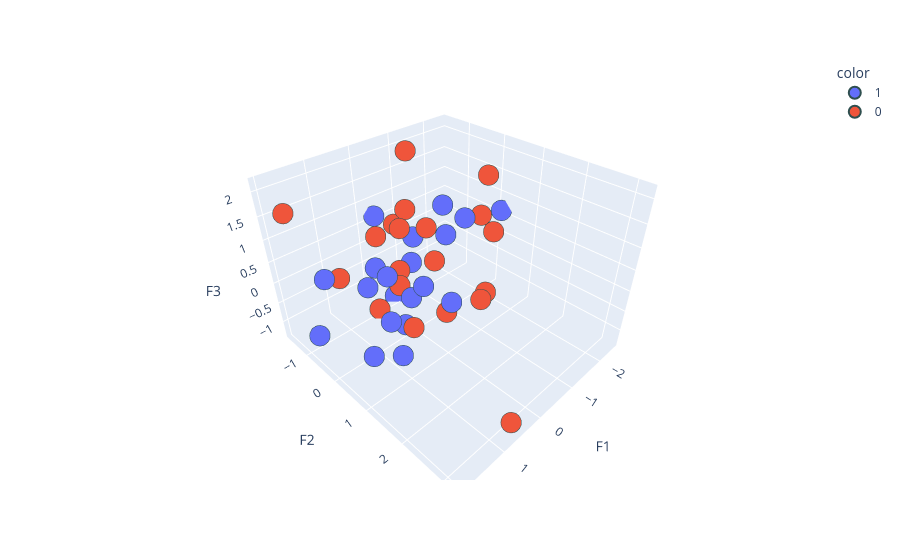

Notebook code for this chart:
### Code cell
import plotly.express as px

fig = px.scatter_3d(
    df,
    x=df['F1'],
    y=df['F2'],
    z=df['F3'],
    color=df['target'].astype(str)
)

fig.update_traces(
    marker=dict(
        size=12,
        line=dict(
            width=2,
            color='DarkSlateGrey'
        )
    )
)

fig.show()

### Figure 1 — Plotly figure (JSON) as saved in the notebook; plotly's stock layout.template omitted (floating-point values rounded to 4 significant figures)
{"data": [{"hovertemplate": "color=1<br>F1=%{x}<br>F2=%{y}<br>F3=%{z}<extra></extra>", "legendgroup": "1", "marker": {"color": "#636efa", "line": {"color": "DarkSlateGrey", "width": 2}, "size": 12, "symbol": "circle"}, "mode": "markers", "name": "1", "scene": "scene", "showlegend": true, "type": "scatter3d", "x": [-0.3675, 0.4206, 1.968, -2.506, 0.3223, -0.3316, 0.667, -1.01, 0.2411, -0.04544, -0.9926, -0.4208, 0.9486, 1.415, 1.045, -1.838, 0.1901, -0.02254, 1.267, 1.772], "y": [-1.137, 0.4116, -0.5478, 0.147, 0.06034, -1.632, 0.02581, 0.4417, -0.9525, 1.041, -0.1613, -0.552, 0.7017, 0.4577, 0.5382, -0.9388, 0.5121, 0.01342, 0.1736, -0.3475], "z": [-1.322, -0.07132, -0.6794, 0.6062, -1.043, 0.6191, -0.7776, 1.129, -0.1363, -0.09403, 1.192, -0.1211, -1.051, 0.7289, 0.8121, -0.2018, 0.1315, 0.9359, -1.223, 0.6701]}, {"hovertemplate": "color=0<br>F1=%{x}<br>F2=%{y}<br>F3=%{z}<extra></extra>", "legendgroup": "0", "marker": {"color": "#EF553B", "line": {"color": "DarkSlateGrey", "width": 2}, "size": 12, "symbol": "circle"}, "mode": "markers", "name": "0", "scene": "scene", "showlegend": true, "type": "scatter3d", "x": [-0.8229, 0.4251, 1.224, -1.723, 1.823, -2.39, -0.6151, 0.6769, 0.4379, -0.7093, -0.2681, -2.028, -1.764, 1.011, -0.1011, 0.01023, 0.2507, -0.7954, -0.2511, 0.2339], "y": [-1.598, 0.4412, -0.7696, 0.4613, -1.333, -0.3333, 0.3235, 3.188, 0.09972, -0.133, -0.4826, 0.1314, 0.5665, 0.921, -0.564, 0.4378, -0.8136, -1.012, 1.593, -0.9472], "z": [0.2265, -0.8174, 0.1921, -1.085, 1.637, 0.3435, -1.103, -1.081, 0.06541, -0.01736, 1.245, 1.603, 0.5488, 1.933, -0.179, 1.328, 0.7036, 2.151, 0.1708, -1.262]}], "layout": {"legend": {"title": {"text": "color"}, "tracegroupgap": 0}, "margin": {"t": 60}, "scene": {"domain": {"x": [0, 1], "y": [0, 1]}, "xaxis": {"title": {"text": "F1"}}, "yaxis": {"title": {"text": "F2"}}, "zaxis": {"title": {"text": "F3"}}}}}
